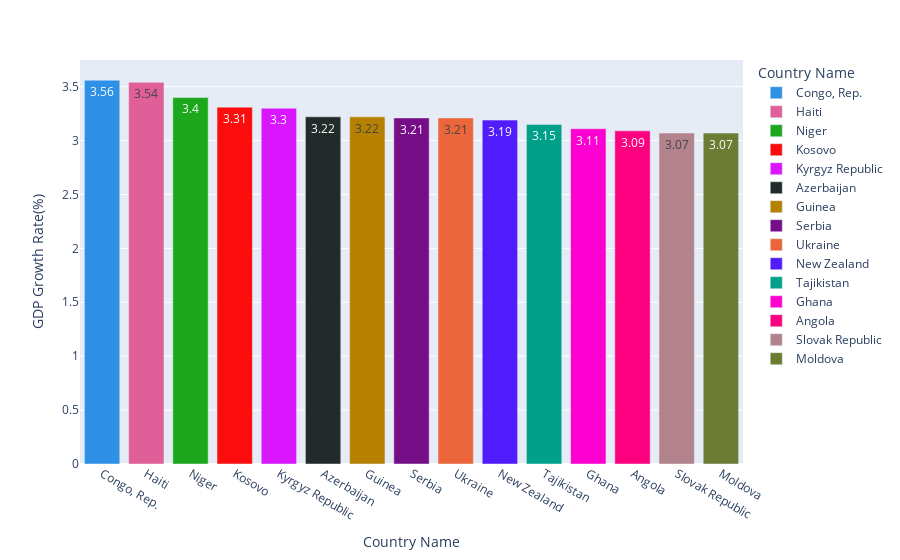

Source (notebook cell):
### Markdown cell above
Определение стран с самыми высокими темпами роста ВВП с 2001 по 2016 год

### Code cell
countries_2001_value = pd.DataFrame(countries_2001["Value"])

header = ["Value 2001"]
countries_2001_value.columns = header
countries_2001_2016 = pd.concat(
    [countries_2016, countries_2001_value], axis=1, ignore_index=False)

countries_2001_2016["GDP Growth Rate(%)"] = (
    (countries_2001_2016["Value"]-countries_2001_2016["Value 2001"])/countries_2001_2016["Value 2001"])

countries_2001_2016.drop(labels=["Year"], axis=1, inplace=True)

countries_2001_2016.sort_values(
    "GDP Growth Rate(%)", axis=0, ascending=False, kind='quicksort', inplace=True)

top_GDP = countries_2001_2016.head(15)
top_GDP.reset_index(drop=True, inplace=True)

rounded = np.round(top_GDP["GDP Growth Rate(%)"], decimals=2)
rounded_GDP_growth = pd.DataFrame(rounded)
top_GDP["GDP Growth Rate(%)"] = rounded_GDP_growth


fig = px.bar(top_GDP, x="Country Name", y="GDP Growth Rate(%)", color="Country Name",
             color_discrete_sequence=px.colors.qualitative.Dark24, text="GDP Growth Rate(%)")
fig.show()
top_GDP

### Figure 1 — Plotly figure (JSON) as saved in the notebook; plotly's stock layout.template omitted (floating-point values rounded to 4 significant figures)
{"data": [{"alignmentgroup": "True", "hovertemplate": "Country Name=%{x}<br>GDP Growth Rate(%)=%{text}<extra></extra>", "legendgroup": "Congo, Rep.", "marker": {"color": "#2E91E5", "pattern": {"shape": ""}}, "name": "Congo, Rep.", "offsetgroup": "Congo, Rep.", "orientation": "v", "showlegend": true, "text": [3.56], "textposition": "auto", "type": "bar", "x": ["Congo, Rep."], "xaxis": "x", "y": [3.56], "yaxis": "y"}, {"alignmentgroup": "True", "hovertemplate": "Country Name=%{x}<br>GDP Growth Rate(%)=%{text}<extra></extra>", "legendgroup": "Haiti", "marker": {"color": "#E15F99", "pattern": {"shape": ""}}, "name": "Haiti", "offsetgroup": "Haiti", "orientation": "v", "showlegend": true, "text": [3.54], "textposition": "auto", "type": "bar", "x": ["Haiti"], "xaxis": "x", "y": [3.54], "yaxis": "y"}, {"alignmentgroup": "True", "hovertemplate": "Country Name=%{x}<br>GDP Growth Rate(%)=%{text}<extra></extra>", "legendgroup": "Niger", "marker": {"color": "#1CA71C", "pattern": {"shape": ""}}, "name": "Niger", "offsetgroup": "Niger", "orientation": "v", "showlegend": true, "text": [3.4], "textposition": "auto", "type": "bar", "x": ["Niger"], "xaxis": "x", "y": [3.4], "yaxis": "y"}, {"alignmentgroup": "True", "hovertemplate": "Country Name=%{x}<br>GDP Growth Rate(%)=%{text}<extra></extra>", "legendgroup": "Kosovo", "marker": {"color": "#FB0D0D", "pattern": {"shape": ""}}, "name": "Kosovo", "offsetgroup": "Kosovo", "orientation": "v", "showlegend": true, "text": [3.31], "textposition": "auto", "type": "bar", "x": ["Kosovo"], "xaxis": "x", "y": [3.31], "yaxis": "y"}, {"alignmentgroup": "True", "hovertemplate": "Country Name=%{x}<br>GDP Growth Rate(%)=%{text}<extra></extra>", "legendgroup": "Kyrgyz Republic", "marker": {"color": "#DA16FF", "pattern": {"shape": ""}}, "name": "Kyrgyz Republic", "offsetgroup": "Kyrgyz Republic", "orientation": "v", "showlegend": true, "text": [3.3], "textposition": "auto", "type": "bar", "x": ["Kyrgyz Republic"], "xaxis": "x", "y": [3.3], "yaxis": "y"}, {"alignmentgroup": "True", "hovertemplate": "Country Name=%{x}<br>GDP Growth Rate(%)=%{text}<extra></extra>", "legendgroup": "Azerbaijan", "marker": {"color": "#222A2A", "pattern": {"shape": ""}}, "name": "Azerbaijan", "offsetgroup": "Azerbaijan", "orientation": "v", "showlegend": true, "text": [3.22], "textposition": "auto", "type": "bar", "x": ["Azerbaijan"], "xaxis": "x", "y": [3.22], "yaxis": "y"}, {"alignmentgroup": "True", "hovertemplate": "Country Name=%{x}<br>GDP Growth Rate(%)=%{text}<extra></extra>", "legendgroup": "Guinea", "marker": {"color": "#B68100", "pattern": {"shape": ""}}, "name": "Guinea", "offsetgroup": "Guinea", "orientation": "v", "showlegend": true, "text": [3.22], "textposition": "auto", "type": "bar", "x": ["Guinea"], "xaxis": "x", "y": [3.22], "yaxis": "y"}, {"alignmentgroup": "True", "hovertemplate": "Country Name=%{x}<br>GDP Growth Rate(%)=%{text}<extra></extra>", "legendgroup": "Serbia", "marker": {"color": "#750D86", "pattern": {"shape": ""}}, "name": "Serbia", "offsetgroup": "Serbia", "orientation": "v", "showlegend": true, "text": [3.21], "textposition": "auto", "type": "bar", "x": ["Serbia"], "xaxis": "x", "y": [3.21], "yaxis": "y"}, {"alignmentgroup": "True", "hovertemplate": "Country Name=%{x}<br>GDP Growth Rate(%)=%{text}<extra></extra>", "legendgroup": "Ukraine", "marker": {"color": "#EB663B", "pattern": {"shape": ""}}, "name": "Ukraine", "offsetgroup": "Ukraine", "orientation": "v", "showlegend": true, "text": [3.21], "textposition": "auto", "type": "bar", "x": ["Ukraine"], "xaxis": "x", "y": [3.21], "yaxis": "y"}, {"alignmentgroup": "True", "hovertemplate": "Country Name=%{x}<br>GDP Growth Rate(%)=%{text}<extra></extra>", "legendgroup": "New Zealand", "marker": {"color": "#511CFB", "pattern": {"shape": ""}}, "name": "New Zealand", "offsetgroup": "New Zealand", "orientation": "v", "showlegend": true, "text": [3.19], "textposition": "auto", "type": "bar", "x": ["New Zealand"], "xaxis": "x", "y": [3.19], "yaxis": "y"}, {"alignmentgroup": "True", "hovertemplate": "Country Name=%{x}<br>GDP Growth Rate(%)=%{text}<extra></extra>", "legendgroup": "Tajikistan", "marker": {"color": "#00A08B", "pattern": {"shape": ""}}, "name": "Tajikistan", "offsetgroup": "Tajikistan", "orientation": "v", "showlegend": true, "text": [3.15], "textposition": "auto", "type": "bar", "x": ["Tajikistan"], "xaxis": "x", "y": [3.15], "yaxis": "y"}, {"alignmentgroup": "True", "hovertemplate": "Country Name=%{x}<br>GDP Growth Rate(%)=%{text}<extra></extra>", "legendgroup": "Ghana", "marker": {"color": "#FB00D1", "pattern": {"shape": ""}}, "name": "Ghana", "offsetgroup": "Ghana", "orientation": "v", "showlegend": true, "text": [3.11], "textposition": "auto", "type": "bar", "x": ["Ghana"], "xaxis": "x", "y": [3.11], "yaxis": "y"}, {"alignmentgroup": "True", "hovertemplate": "Country Name=%{x}<br>GDP Growth Rate(%)=%{text}<extra></extra>", "legendgroup": "Angola", "marker": {"color": "#FC0080", "pattern": {"shape": ""}}, "name": "Angola", "offsetgroup": "Angola", "orientation": "v", "showlegend": true, "text": [3.09], "textposition": "auto", "type": "bar", "x": ["Angola"], "xaxis": "x", "y": [3.09], "yaxis": "y"}, {"alignmentgroup": "True", "hovertemplate": "Country Name=%{x}<br>GDP Growth Rate(%)=%{text}<extra></extra>", "legendgroup": "Slovak Republic", "marker": {"color": "#B2828D", "pattern": {"shape": ""}}, "name": "Slovak Republic", "offsetgroup": "Slovak Republic", "orientation": "v", "showlegend": true, "text": [3.07], "textposition": "auto", "type": "bar", "x": ["Slovak Republic"], "xaxis": "x", "y": [3.07], "yaxis": "y"}, {"alignmentgroup": "True", "hovertemplate": "Country Name=%{x}<br>GDP Growth Rate(%)=%{text}<extra></extra>", "legendgroup": "Moldova", "marker": {"color": "#6C7C32", "pattern": {"shape": ""}}, "name": "Moldova", "offsetgroup": "Moldova", "orientation": "v", "showlegend": true, "text": [3.07], "textposition": "auto", "type": "bar", "x": ["Moldova"], "xaxis": "x", "y": [3.07], "yaxis": "y"}], "layout": {"barmode": "relative", "legend": {"title": {"text": "Country Name"}, "tracegroupgap": 0}, "margin": {"t": 60}, "xaxis": {"anchor": "y", "categoryarray": ["Congo, Rep.", "Haiti", "Niger", "Kosovo", "Kyrgyz Republic", "Azerbaijan", "Guinea", "Serbia", "Ukraine", "New Zealand", "Tajikistan", "Ghana", "Angola", "Slovak Republic", "Moldova"], "categoryorder": "array", "domain": [0, 1], "title": {"text": "Country Name"}}, "yaxis": {"anchor": "x", "domain": [0, 1], "title": {"text": "GDP Growth Rate(%)"}}}}
